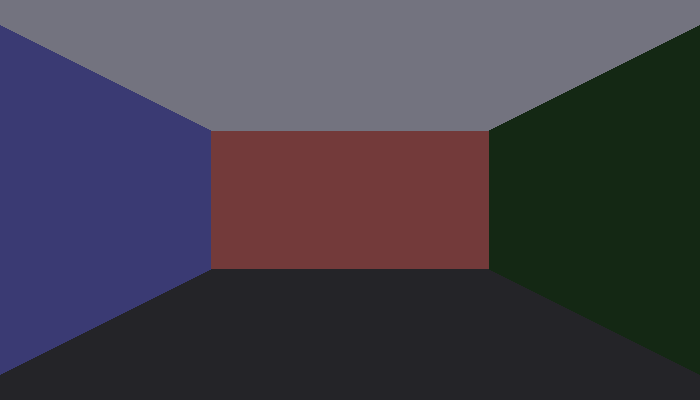
Frame 1 (no input)
Frame 2 (the mouse pressed at the canvas centre, redrawn once): identical to frame 1, image omitted

The p5.js sketch that drew this single still picture (run headless with seeded random() and noise() and a simulated clock; the mouse was pressed at the canvas centre and the sketch redrawn once):

// p5.js sketch
// ── sketch.js
let planes = [
  // Floor
  { p: [0, 0, 0], n: [0, 1, 0], color: [180, 180, 200] },
  // Ceiling
  { p: [0, 5, 0], n: [0, -1, 0], color: [200, 200, 220] },
  // Back wall
  { p: [0, 0, 10], n: [0, 0, -1], color: [200, 100, 100] },
  // Left wall
  { p: [-5, 0, 0], n: [1, 0, 0], color: [100, 200, 100] },
  // Right wall
  { p: [5, 0, 0], n: [-1, 0, 0], color: [100, 100, 200] },
];

class BSPNode {
  constructor(plane, front, back) {
    this.plane = plane;
    this.front = front;
    this.back = back;
  }
}

function pointSide3D(pt, plane) {
  let [px, py, pz] = pt;
  let [qx, qy, qz] = plane.p;
  let [nx, ny, nz] = plane.n;
  return (px - qx) * nx + (py - qy) * ny + (pz - qz) * nz;
}

function buildBSP(planes) {
  if (planes.length === 0) return null;
  let plane = planes[0];
  let front = [],
    back = [];
  for (let i = 1; i < planes.length; i++) {
    let pl = planes[i];
    let side = pointSide3D(pl.p, plane);
    if (side >= 0) front.push(pl);
    else back.push(pl);
  }
  return new BSPNode(plane, buildBSP(front), buildBSP(back));
}

function rayPlaneIntersect(ox, oy, oz, dx, dy, dz, plane) {
  let [px, py, pz] = plane.p;
  let [nx, ny, nz] = plane.n;
  let denom = dx * nx + dy * ny + dz * nz;
  if (abs(denom) < 1e-6) return null;
  let t = ((px - ox) * nx + (py - oy) * ny + (pz - oz) * nz) / denom;
  if (t < 0.001) return null;
  let ix = ox + dx * t,
    iy = oy + dy * t,
    iz = oz + dz * t;
  if (plane.n[1] === 1 && (ix < -5 || ix > 5 || iz < 0 || iz > 10)) return null;
  if (plane.n[1] === -1 && (ix < -5 || ix > 5 || iz < 0 || iz > 10))
    return null;
  if (plane.n[2] === -1 && (ix < -5 || ix > 5 || iy < 0 || iy > 5)) return null;
  if (plane.n[0] === 1 && (iz < 0 || iz > 10 || iy < 0 || iy > 5)) return null;
  if (plane.n[0] === -1 && (iz < 0 || iz > 10 || iy < 0 || iy > 5)) return null;
  return { t, x: ix, y: iy, z: iz, color: plane.color, n: plane.n };
}

function traceRayBSP(node, ox, oy, oz, dx, dy, dz, best) {
  if (!node) return best;
  let side = pointSide3D([ox, oy, oz], node.plane);
  let first = side >= 0 ? node.front : node.back;
  let second = side >= 0 ? node.back : node.front;
  best = traceRayBSP(first, ox, oy, oz, dx, dy, dz, best);
  let hit = rayPlaneIntersect(ox, oy, oz, dx, dy, dz, node.plane);
  if (hit && (!best || hit.t < best.t)) best = hit;
  best = traceRayBSP(second, ox, oy, oz, dx, dy, dz, best);
  return best;
}

let bspTree;
let cam = { x: 0, y: 2.5, z: -2.5 };
let look = { x: 0, y: 2.5, z: 1 };
let up = { x: 0, y: 1, z: 0 };
let fov = 60;

function setup() {
  createCanvas(700, 400);
  bspTree = buildBSP(planes);
  noLoop();
}

function draw() {
  background(30, 30, 40);
  let cx = look.x - cam.x,
    cy = look.y - cam.y,
    cz = look.z - cam.z;
  let forward = normalize([cx, cy, cz]);
  let right = normalize(cross(forward, [up.x, up.y, up.z]));
  let upv = normalize(cross(right, forward));
  let aspect = width / height;
  let scale = Math.tan((fov * 0.5 * Math.PI) / 180);

  loadPixels();
  for (let y = 0; y < height; y++) {
    let sy = (1 - (2 * (y + 0.5)) / height) * scale;
    for (let x = 0; x < width; x++) {
      let sx = ((2 * (x + 0.5)) / width - 1) * scale * aspect;
      let dx = forward[0] + sx * right[0] + sy * upv[0];
      let dy = forward[1] + sx * right[1] + sy * upv[1];
      let dz = forward[2] + sx * right[2] + sy * upv[2];
      let dir = normalize([dx, dy, dz]);
      let hit = traceRayBSP(
        bspTree,
        cam.x,
        cam.y,
        cam.z,
        dir[0],
        dir[1],
        dir[2],
        null
      );
      let idx = 4 * (y * width + x);
      if (hit) {
        let light = normalize([-1, -1, -1]);
        let shade = max(0.2, dot(hit.n, light));
        pixels[idx] = hit.color[0] * shade;
        pixels[idx + 1] = hit.color[1] * shade;
        pixels[idx + 2] = hit.color[2] * shade;
        pixels[idx + 3] = 255;
      } else {
        pixels[idx] = 30;
        pixels[idx + 1] = 30;
        pixels[idx + 2] = 40;
        pixels[idx + 3] = 255;
      }
    }
  }
  updatePixels();
}

function dot(a, b) {
  return a[0] * b[0] + a[1] * b[1] + a[2] * b[2];
}
function cross(a, b) {
  return [
    a[1] * b[2] - a[2] * b[1],
    a[2] * b[0] - a[0] * b[2],
    a[0] * b[1] - a[1] * b[0],
  ];
}
function normalize(v) {
  let len = Math.sqrt(v[0] * v[0] + v[1] * v[1] + v[2] * v[2]);
  return [v[0] / len, v[1] / len, v[2] / len];
}
